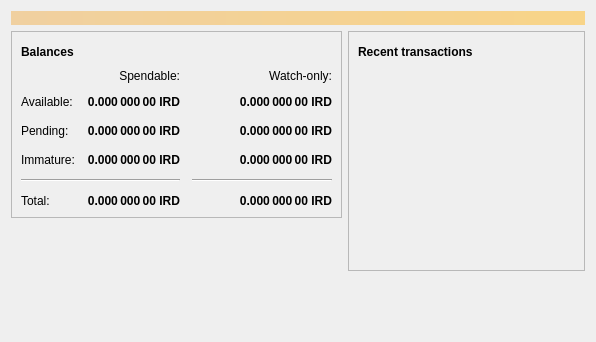
<?xml version="1.0" encoding="UTF-8"?>
<ui version="4.0">
 <class>OverviewPage</class>
 <widget class="QWidget" name="OverviewPage">
  <property name="geometry">
   <rect>
    <x>0</x>
    <y>0</y>
    <width>596</width>
    <height>342</height>
   </rect>
  </property>
  <property name="windowTitle">
   <string>Form</string>
  </property>
  <layout class="QVBoxLayout" name="topLayout">
   <item>
    <widget class="QLabel" name="labelAlerts">
     <property name="visible">
      <bool>false</bool>
     </property>
     <property name="styleSheet">
      <string notr="true">QLabel { background-color: qlineargradient(x1: 0, y1: 0, x2: 1, y2: 0, stop:0 #F0D0A0, stop:1 #F8D488); color:#000000; }</string>
     </property>
     <property name="wordWrap">
      <bool>true</bool>
     </property>
     <property name="margin">
      <number>3</number>
     </property>
     <property name="textInteractionFlags">
      <set>Qt::TextSelectableByMouse</set>
     </property>
    </widget>
   </item>
   <item>
    <layout class="QHBoxLayout" name="horizontalLayout" stretch="1,1">
     <item>
      <layout class="QVBoxLayout" name="verticalLayout_2">
       <item>
        <widget class="QFrame" name="frame">
         <property name="frameShape">
          <enum>QFrame::StyledPanel</enum>
         </property>
         <property name="frameShadow">
          <enum>QFrame::Raised</enum>
         </property>
         <layout class="QVBoxLayout" name="verticalLayout_4">
          <item>
           <layout class="QHBoxLayout" name="horizontalLayout_4">
            <item>
             <widget class="QLabel" name="label_5">
              <property name="font">
               <font>
                <weight>75</weight>
                <bold>true</bold>
               </font>
              </property>
              <property name="text">
               <string>Balances</string>
              </property>
             </widget>
            </item>
            <item>
             <widget class="QPushButton" name="labelWalletStatus">
              <property name="enabled">
               <bool>true</bool>
              </property>
              <property name="maximumSize">
               <size>
                <width>30</width>
                <height>16777215</height>
               </size>
              </property>
              <property name="toolTip">
               <string>The displayed information may be out of date. Your wallet automatically synchronizes with the Iridium network after a connection is established, but this process has not completed yet.</string>
              </property>
              <property name="text">
               <string/>
              </property>
              <property name="icon">
               <iconset resource="../iridium.qrc">
                <normaloff>:/icons/warning</normaloff>
                <disabledoff>:/icons/warning</disabledoff>:/icons/warning</iconset>
              </property>
              <property name="iconSize">
               <size>
                <width>24</width>
                <height>24</height>
               </size>
              </property>
              <property name="flat">
               <bool>true</bool>
              </property>
             </widget>
            </item>
            <item>
             <spacer name="horizontalSpacer_3">
              <property name="orientation">
               <enum>Qt::Horizontal</enum>
              </property>
              <property name="sizeHint" stdset="0">
               <size>
                <width>40</width>
                <height>20</height>
               </size>
              </property>
             </spacer>
            </item>
           </layout>
          </item>
          <item>
           <layout class="QGridLayout" name="gridLayout">
            <property name="spacing">
             <number>12</number>
            </property>
            <item row="2" column="2">
             <widget class="QLabel" name="labelWatchPending">
              <property name="font">
               <font>
                <weight>75</weight>
                <bold>true</bold>
               </font>
              </property>
              <property name="cursor">
               <cursorShape>IBeamCursor</cursorShape>
              </property>
              <property name="toolTip">
               <string>Unconfirmed transactions to watch-only addresses</string>
              </property>
              <property name="text">
               <string notr="true">0.000 000 00 IRD</string>
              </property>
              <property name="alignment">
               <set>Qt::AlignRight|Qt::AlignTrailing|Qt::AlignVCenter</set>
              </property>
              <property name="textInteractionFlags">
               <set>Qt::LinksAccessibleByMouse|Qt::TextSelectableByKeyboard|Qt::TextSelectableByMouse</set>
              </property>
             </widget>
            </item>
            <item row="2" column="1">
             <widget class="QLabel" name="labelUnconfirmed">
              <property name="font">
               <font>
                <weight>75</weight>
                <bold>true</bold>
               </font>
              </property>
              <property name="cursor">
               <cursorShape>IBeamCursor</cursorShape>
              </property>
              <property name="toolTip">
               <string>Total of transactions that have yet to be confirmed, and do not yet count toward the spendable balance</string>
              </property>
              <property name="text">
               <string notr="true">0.000 000 00 IRD</string>
              </property>
              <property name="alignment">
               <set>Qt::AlignRight|Qt::AlignTrailing|Qt::AlignVCenter</set>
              </property>
              <property name="textInteractionFlags">
               <set>Qt::LinksAccessibleByMouse|Qt::TextSelectableByKeyboard|Qt::TextSelectableByMouse</set>
              </property>
             </widget>
            </item>
            <item row="3" column="2">
             <widget class="QLabel" name="labelWatchImmature">
              <property name="font">
               <font>
                <weight>75</weight>
                <bold>true</bold>
               </font>
              </property>
              <property name="cursor">
               <cursorShape>IBeamCursor</cursorShape>
              </property>
              <property name="toolTip">
               <string>Mined balance in watch-only addresses that has not yet matured</string>
              </property>
              <property name="text">
               <string notr="true">0.000 000 00 IRD</string>
              </property>
              <property name="alignment">
               <set>Qt::AlignRight|Qt::AlignTrailing|Qt::AlignVCenter</set>
              </property>
              <property name="textInteractionFlags">
               <set>Qt::LinksAccessibleByMouse|Qt::TextSelectableByKeyboard|Qt::TextSelectableByMouse</set>
              </property>
             </widget>
            </item>
            <item row="4" column="0" colspan="2">
             <widget class="Line" name="line">
              <property name="orientation">
               <enum>Qt::Horizontal</enum>
              </property>
             </widget>
            </item>
            <item row="4" column="2">
             <widget class="Line" name="lineWatchBalance">
              <property name="sizePolicy">
               <sizepolicy hsizetype="Preferred" vsizetype="Fixed">
                <horstretch>0</horstretch>
                <verstretch>0</verstretch>
               </sizepolicy>
              </property>
              <property name="minimumSize">
               <size>
                <width>140</width>
                <height>0</height>
               </size>
              </property>
              <property name="orientation">
               <enum>Qt::Horizontal</enum>
              </property>
             </widget>
            </item>
            <item row="5" column="0">
             <widget class="QLabel" name="labelTotalText">
              <property name="text">
               <string>Total:</string>
              </property>
             </widget>
            </item>
            <item row="3" column="1">
             <widget class="QLabel" name="labelImmature">
              <property name="font">
               <font>
                <weight>75</weight>
                <bold>true</bold>
               </font>
              </property>
              <property name="cursor">
               <cursorShape>IBeamCursor</cursorShape>
              </property>
              <property name="toolTip">
               <string>Mined balance that has not yet matured</string>
              </property>
              <property name="text">
               <string notr="true">0.000 000 00 IRD</string>
              </property>
              <property name="alignment">
               <set>Qt::AlignRight|Qt::AlignTrailing|Qt::AlignVCenter</set>
              </property>
              <property name="textInteractionFlags">
               <set>Qt::LinksAccessibleByMouse|Qt::TextSelectableByKeyboard|Qt::TextSelectableByMouse</set>
              </property>
             </widget>
            </item>
            <item row="2" column="3">
             <spacer name="horizontalSpacer_2">
              <property name="orientation">
               <enum>Qt::Horizontal</enum>
              </property>
              <property name="sizeHint" stdset="0">
               <size>
                <width>40</width>
                <height>20</height>
               </size>
              </property>
             </spacer>
            </item>
            <item row="3" column="0">
             <widget class="QLabel" name="labelImmatureText">
              <property name="text">
               <string>Immature:</string>
              </property>
             </widget>
            </item>
            <item row="5" column="1">
             <widget class="QLabel" name="labelTotal">
              <property name="font">
               <font>
                <weight>75</weight>
                <bold>true</bold>
               </font>
              </property>
              <property name="cursor">
               <cursorShape>IBeamCursor</cursorShape>
              </property>
              <property name="toolTip">
               <string>Your current total balance</string>
              </property>
              <property name="text">
               <string notr="true">0.000 000 00 IRD</string>
              </property>
              <property name="alignment">
               <set>Qt::AlignRight|Qt::AlignTrailing|Qt::AlignVCenter</set>
              </property>
              <property name="textInteractionFlags">
               <set>Qt::LinksAccessibleByMouse|Qt::TextSelectableByKeyboard|Qt::TextSelectableByMouse</set>
              </property>
             </widget>
            </item>
            <item row="5" column="2">
             <widget class="QLabel" name="labelWatchTotal">
              <property name="font">
               <font>
                <weight>75</weight>
                <bold>true</bold>
               </font>
              </property>
              <property name="cursor">
               <cursorShape>IBeamCursor</cursorShape>
              </property>
              <property name="toolTip">
               <string>Current total balance in watch-only addresses</string>
              </property>
              <property name="text">
               <string notr="true">0.000 000 00 IRD</string>
              </property>
              <property name="alignment">
               <set>Qt::AlignRight|Qt::AlignTrailing|Qt::AlignVCenter</set>
              </property>
              <property name="textInteractionFlags">
               <set>Qt::LinksAccessibleByMouse|Qt::TextSelectableByKeyboard|Qt::TextSelectableByMouse</set>
              </property>
             </widget>
            </item>
            <item row="0" column="2">
             <widget class="QLabel" name="labelWatchonly">
              <property name="text">
               <string>Watch-only:</string>
              </property>
              <property name="alignment">
               <set>Qt::AlignRight|Qt::AlignTrailing|Qt::AlignVCenter</set>
              </property>
             </widget>
            </item>
            <item row="1" column="0">
             <widget class="QLabel" name="labelBalanceText">
              <property name="text">
               <string>Available:</string>
              </property>
             </widget>
            </item>
            <item row="1" column="1">
             <widget class="QLabel" name="labelBalance">
              <property name="font">
               <font>
                <weight>75</weight>
                <bold>true</bold>
               </font>
              </property>
              <property name="cursor">
               <cursorShape>IBeamCursor</cursorShape>
              </property>
              <property name="toolTip">
               <string>Your current spendable balance</string>
              </property>
              <property name="text">
               <string notr="true">0.000 000 00 IRD</string>
              </property>
              <property name="alignment">
               <set>Qt::AlignRight|Qt::AlignTrailing|Qt::AlignVCenter</set>
              </property>
              <property name="textInteractionFlags">
               <set>Qt::LinksAccessibleByMouse|Qt::TextSelectableByKeyboard|Qt::TextSelectableByMouse</set>
              </property>
             </widget>
            </item>
            <item row="1" column="2">
             <widget class="QLabel" name="labelWatchAvailable">
              <property name="font">
               <font>
                <weight>75</weight>
                <bold>true</bold>
               </font>
              </property>
              <property name="cursor">
               <cursorShape>IBeamCursor</cursorShape>
              </property>
              <property name="toolTip">
               <string>Your current balance in watch-only addresses</string>
              </property>
              <property name="text">
               <string notr="true">0.000 000 00 IRD</string>
              </property>
              <property name="alignment">
               <set>Qt::AlignRight|Qt::AlignTrailing|Qt::AlignVCenter</set>
              </property>
              <property name="textInteractionFlags">
               <set>Qt::LinksAccessibleByMouse|Qt::TextSelectableByKeyboard|Qt::TextSelectableByMouse</set>
              </property>
             </widget>
            </item>
            <item row="2" column="0">
             <widget class="QLabel" name="labelPendingText">
              <property name="text">
               <string>Pending:</string>
              </property>
             </widget>
            </item>
            <item row="0" column="1">
             <widget class="QLabel" name="labelSpendable">
              <property name="text">
               <string>Spendable:</string>
              </property>
              <property name="alignment">
               <set>Qt::AlignRight|Qt::AlignTrailing|Qt::AlignVCenter</set>
              </property>
             </widget>
            </item>
           </layout>
          </item>
         </layout>
        </widget>
       </item>
       <item>
        <spacer name="verticalSpacer">
         <property name="orientation">
          <enum>Qt::Vertical</enum>
         </property>
         <property name="sizeHint" stdset="0">
          <size>
           <width>20</width>
           <height>40</height>
          </size>
         </property>
        </spacer>
       </item>
      </layout>
     </item>
     <item>
      <layout class="QVBoxLayout" name="verticalLayout_3">
       <item>
        <widget class="QFrame" name="frame_2">
         <property name="frameShape">
          <enum>QFrame::StyledPanel</enum>
         </property>
         <property name="frameShadow">
          <enum>QFrame::Raised</enum>
         </property>
         <layout class="QVBoxLayout" name="verticalLayout">
          <item>
           <layout class="QHBoxLayout" name="horizontalLayout_2">
            <item>
             <widget class="QLabel" name="label_4">
              <property name="font">
               <font>
                <weight>75</weight>
                <bold>true</bold>
               </font>
              </property>
              <property name="text">
               <string>Recent transactions</string>
              </property>
             </widget>
            </item>
            <item>
             <widget class="QPushButton" name="labelTransactionsStatus">
              <property name="enabled">
               <bool>true</bool>
              </property>
              <property name="maximumSize">
               <size>
                <width>30</width>
                <height>16777215</height>
               </size>
              </property>
              <property name="toolTip">
               <string>The displayed information may be out of date. Your wallet automatically synchronizes with the Iridium network after a connection is established, but this process has not completed yet.</string>
              </property>
              <property name="text">
               <string/>
              </property>
              <property name="icon">
               <iconset resource="../iridium.qrc">
                <normaloff>:/icons/warning</normaloff>
                <disabledoff>:/icons/warning</disabledoff>:/icons/warning</iconset>
              </property>
              <property name="iconSize">
               <size>
                <width>24</width>
                <height>24</height>
               </size>
              </property>
              <property name="flat">
               <bool>true</bool>
              </property>
             </widget>
            </item>
            <item>
             <spacer name="horizontalSpacer">
              <property name="orientation">
               <enum>Qt::Horizontal</enum>
              </property>
              <property name="sizeHint" stdset="0">
               <size>
                <width>40</width>
                <height>20</height>
               </size>
              </property>
             </spacer>
            </item>
           </layout>
          </item>
          <item>
           <widget class="QListView" name="listTransactions">
            <property name="styleSheet">
             <string notr="true">QListView { background: transparent; }</string>
            </property>
            <property name="frameShape">
             <enum>QFrame::NoFrame</enum>
            </property>
            <property name="verticalScrollBarPolicy">
             <enum>Qt::ScrollBarAlwaysOff</enum>
            </property>
            <property name="horizontalScrollBarPolicy">
             <enum>Qt::ScrollBarAlwaysOff</enum>
            </property>
            <property name="selectionMode">
             <enum>QAbstractItemView::NoSelection</enum>
            </property>
           </widget>
          </item>
         </layout>
        </widget>
       </item>
       <item>
        <spacer name="verticalSpacer_2">
         <property name="orientation">
          <enum>Qt::Vertical</enum>
         </property>
         <property name="sizeHint" stdset="0">
          <size>
           <width>20</width>
           <height>40</height>
          </size>
         </property>
        </spacer>
       </item>
      </layout>
     </item>
    </layout>
   </item>
  </layout>
 </widget>
 <resources/>
 <connections/>
</ui>
